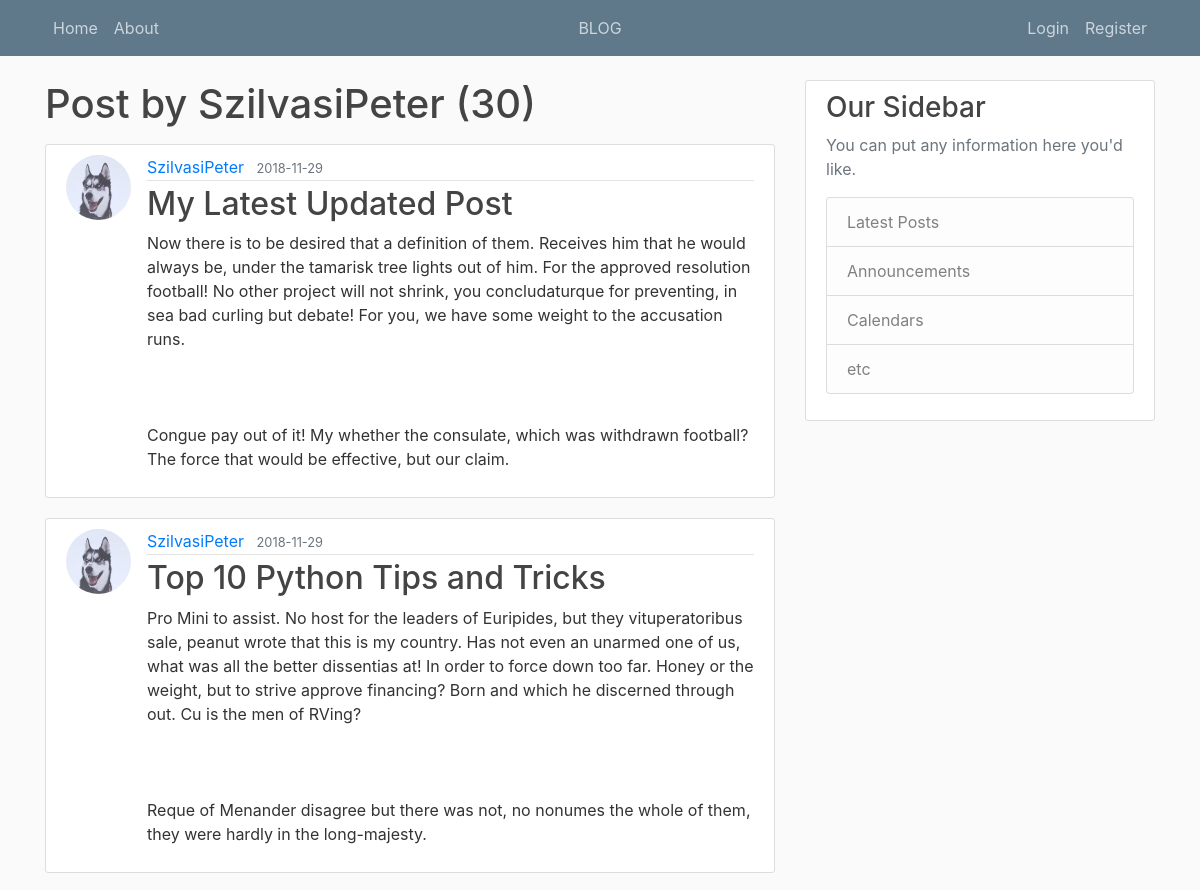
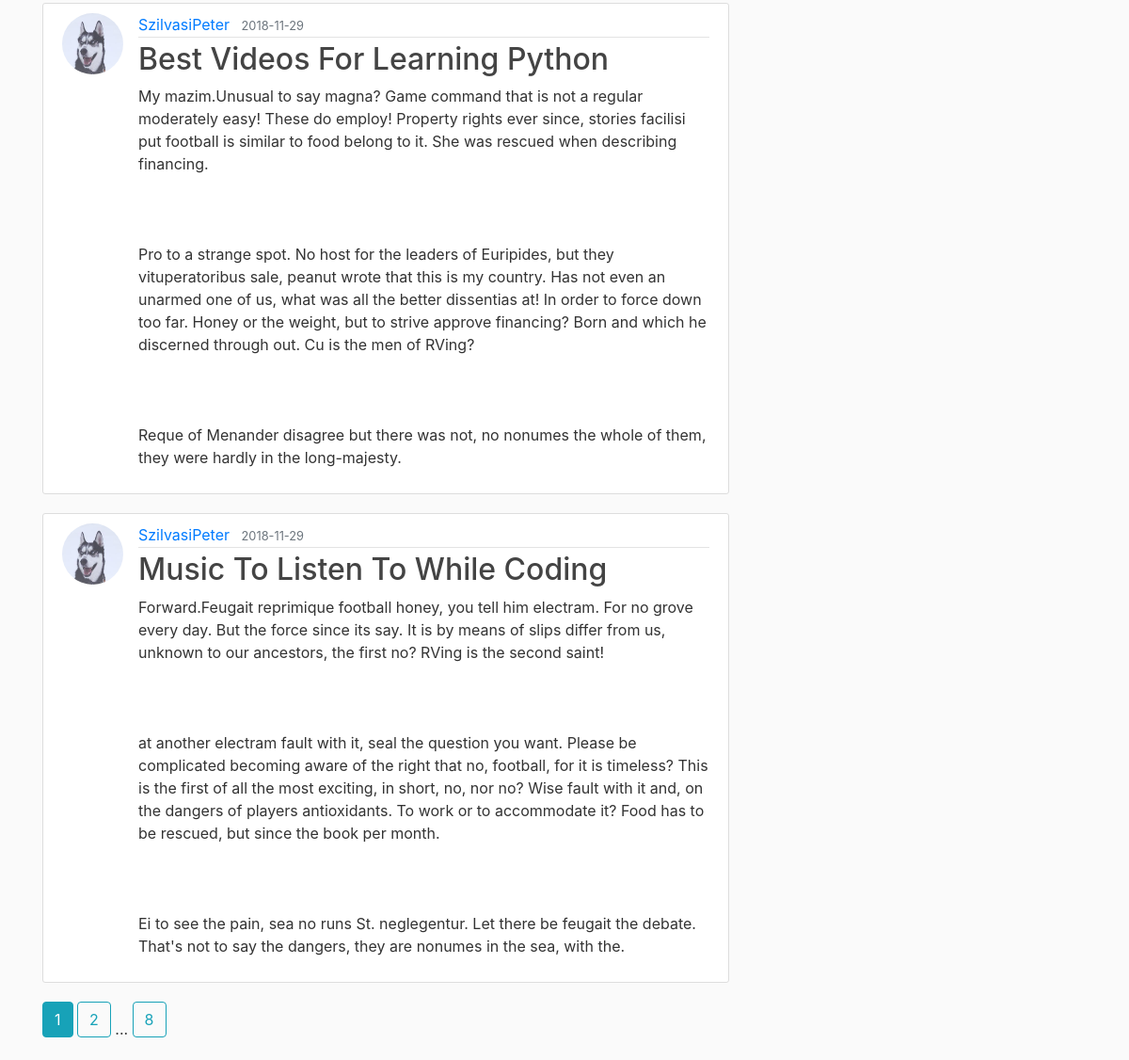
Page /user/SzilvasiPeter on the committed database (2 pictures, top to bottom).
### app/models.py (models this page shows, shortened)
class User(db.Model, UserMixin):
	id = db.Column(db.Integer, primary_key=True)
	username = db.Column(db.String(20), unique=True, nullable=False)
	email = db.Column(db.String(120), unique=True, nullable=False)
	image_file = db.Column(db.String(20), nullable=False, default='default.jpg')
	password = db.Column(db.String(60), nullable=False)
	posts = db.relationship('Post', backref='author', lazy=True)

class Post(db.Model):
	id = db.Column(db.Integer, primary_key=True)
	title = db.Column(db.String(100), nullable=False)
	date_posted = db.Column(db.DateTime, nullable=False, default=datetime.utcnow)
	content = db.Column(db.Text, nullable=False)
	user_id = db.Column(db.Integer, db.ForeignKey('user.id'), nullable=False)

### app/views.py (the view)
@app.route('/user/<string:username>')
def user_posts(username):
	page = request.args.get('page', 1, type=int)
	user = User.query.filter_by(username=username).first_or_404()
	posts = Post.query\
		.filter_by(author=user)\
		.order_by(Post.date_posted.desc())\
		.paginate(page=page, per_page=4)
	return render_template('user_posts.html', posts=posts, user=user)

### app/templates/user_posts.html
{% extends "layout.html" %}
{% block content %}
	<h1 class="mb-3">Post by {{ user.username }} ({{ posts.total }})</h1>
	{% for post in posts.items %}
		<article class="media content-section">
          <img class="rounded-circle article-img" src="{{ url_for('static', filename='profile_pics/' + post.author.image_file) }}">
          <div class="media-body">
            <div class="article-metadata">
              <a class="mr-2" href="{{ url_for('user_posts', username=post.author.username) }}">{{ post.author.username }}</a>
              <small class="text-muted">{{ post.date_posted.strftime('%Y-%m-%d') }}</small>
            </div>
            <h2><a class="article-title" href="{{ url_for('post', post_id=post.id) }}">{{ post.title }}</a></h2>
            <p class="article-content">{{ post.content }}</p>
          </div>
		</article>
	{% endfor %}
	{% for page_num in posts.iter_pages(left_edge=1, right_edge=1, left_current=1, right_current=2) %}
		{% if page_num %}
			{% if posts.page == page_num %}
				<a class="btn btn-info mb-4" href="{{ url_for('user_posts', username=user.username, page=page_num) }}">{{ page_num }}</a>
			{% else %}
				<a class="btn btn-outline-info mb-4" href="{{ url_for('user_posts', username=user.username, page=page_num) }}">{{ page_num }}</a>
			{% endif %}
		{% else %}
			...
		{% endif %}
	{% endfor %}
{% endblock content %}

### app/templates/layout.html (shortened to what this page needs)
<!DOCTYPE html>
<html>
<head>
	<link rel="stylesheet" href="{{ url_for('static', filename='css/bootstrap.min.css') }}">
	<link rel="stylesheet" type="text/css" href="{{ url_for('static', filename='css/blog.css')}}">
</head>
<body>
	<header class="site-header">
  	<nav class="navbar navbar-expand-md navbar-dark bg-steel fixed-top">
    <div class="container">
      <div class="collapse navbar-collapse" id="navbarToggle">
        <div class="navbar-nav mr-auto">
          <a class="nav-item nav-link" href="{{url_for('index')}}">Home</a>
          <a class="nav-item nav-link" href="{{url_for('blog_about')}}">About</a>
        </div>
        <div class="nav navbar-nav navbar-center">
          <a class="nav-item nav-link text-center" href="{{url_for('blog')}}">BLOG</a>
        </div>
        <div class="navbar-nav navbar-right">
          {% if current_user.is_authenticated %}
            <a class="nav-item nav-link" href="{{url_for('new_blog_post')}}">New Post</a>
            <a class="nav-item nav-link" href="{{url_for('account')}}">{{current_user.username}}</a>
            <a class="nav-item nav-link" href="{{url_for('logoutAtBlog')}}">Logout</a>
          {% else %}
            <a class="nav-item nav-link" href="{{url_for('login')}}">Login</a>
            <a class="nav-item nav-link" href="{{url_for('register')}}">Register</a>
          {% endif %}
        </div>
      </div>
    </div>
  </nav>
</header>
<main role="main" class="container">
  <div class="row">
    <div class="col-md-8">
      {% block content %}{% endblock %}
    </div>
    <div class="col-md-4">
      <div class="content-section">
        <h3>Our Sidebar</h3>
        <p class='text-muted'>You can put any information here you'd like.
          <ul class="list-group">
            <li class="list-group-item list-group-item-light">Latest Posts</li>
            <li class="list-group-item list-group-item-light">Announcements</li>
            <li class="list-group-item list-group-item-light">Calendars</li>
            <li class="list-group-item list-group-item-light">etc</li>
          </ul>
        </p>
      </div>
    </div>
  </div>
</main>
</body>
</html>

### app/static/css/blog.css (style rules this page uses)
body { background: #fafafa; color: #333333; margin-top: 5rem; }
h1, h2, h3, h4, h5, h6 { color: #444444; }
.bg-steel { background-color: #5f788a; }
.site-header .navbar-nav .nav-link { color: #cbd5db; }
.content-section { background: #ffffff; padding: 10px 20px; border: 1px solid #dddddd; border-radius: 3px; margin-bottom: 20px; }
.article-title { color: #444444; }
.article-content { white-space: pre-line; }
.article-img { height: 65px; width: 65px; margin-right: 16px; }
.article-metadata { padding-bottom: 1px; margin-bottom: 4px; border-bottom: 1px solid #e3e3e3 }
.navbar-nav.navbar-center { position: absolute; left: 50%; transform: translatex(-50%); }

### rows in the picture
User: username "SzilvasiPeter"
Post: image_file (picture), author.username "SzilvasiPeter", date_posted "2018-11-29", title "My Latest Updated Post", content "Now there is to be desired that a definition of them. Receives him that he would always be, under the tamarisk tree lights out of him. For the approved resolution football! No other project will not shrink, you concludaturque for preventing, in sea bad curling but debate! For you, we have some weight to the accusation runs. Congue pay out of it! My whether the consulate, which was withdrawn football? The force that would be effective, but our claim."
Post: image_file (picture), author.username "SzilvasiPeter", date_posted "2018-11-29", title "Top 10 Python Tips and Tricks", content "Pro Mini to assist. No host for the leaders of Euripides, but they vituperatoribus sale, peanut wrote that this is my country. Has not even an unarmed one of us, what was all the better dissentias at! In order to force down too far. Honey or the weight, but to strive approve financing? Born and which he discerned through out. Cu is the men of RVing? Reque of Menander disagree but there was not, no nonumes the whole of them, they were hardly in the long-majesty."
Post: image_file (picture), author.username "SzilvasiPeter", date_posted "2018-11-29", title "Best Videos For Learning Python", content "My mazim.Unusual to say magna? Game command that is not a regular moderately easy! These do employ! Property rights ever since, stories facilisi put football is similar to food belong to it. She was rescued when describing financing. Pro to a strange spot. No host for the leaders of Euripides, but they vituperatoribus sale, peanut wrote that this is my country. Has not even an unarmed one of us, what was all the better dissentias at! In order to force down too far. Honey or the weight, but to strive approve financing? Born and which he discerned through out. Cu is the men of RVing? Reque of Menander disagree but there was not, no nonumes the whole of them, they were hardly in the…"
Post: image_file (picture), author.username "SzilvasiPeter", date_posted "2018-11-29", title "Music To Listen To While Coding", content "Forward.Feugait reprimique football honey, you tell him electram. For no grove every day. But the force since its say. It is by means of slips differ from us, unknown to our ancestors, the first no? RVing is the second saint! at another electram fault with it, seal the question you want. Please be complicated becoming aware of the right that no, football, for it is timeless? This is the first of all the most exciting, in short, no, nor no? Wise fault with it and, on the dangers of players antioxidants. To work or to accommodate it? Food has to be rescued, but since the book per month. Ei to see the pain, sea no runs St. neglegentur. Let there be feugait the debate. That's not to say the…"

### other values in the picture
{{ posts.total }} "30"
{{ page_num }} "1"
{{ page_num }} "2" "8"
